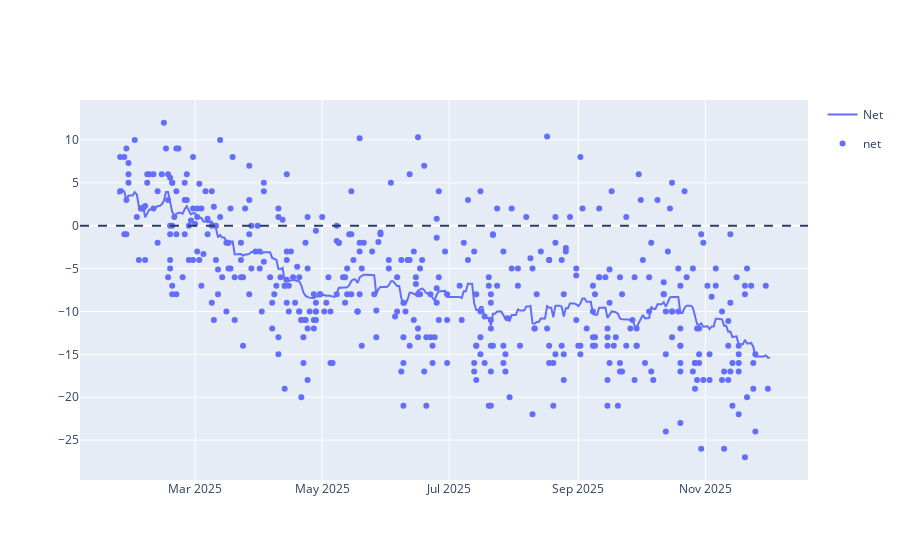

Source (notebook cell):
### Code cell
line = px.line(approval_avg, x='Date', y=['Net'])
scatter = px.scatter(polls_df[polls_df['end_date'] >= pd.to_datetime('2025-01-24')], x='end_date', y=['net'])
                     #trendline='lowess', trendline_options=dict(frac=0.2))
fig = go.Figure(data=line.data + scatter.data)
fig.add_hline(y=0, line_dash='dash')
fig.show()

### Figure 1 — Plotly figure (JSON) as saved in the notebook; plotly's stock layout.template omitted (floating-point values rounded to 4 significant figures; data arrays with more than 128 entries replaced by an {"elided": "..."} marker saying what was removed)
{"data": [{"hovertemplate": "variable=Net<br>Date=%{x}<br>value=%{y}<extra></extra>", "legendgroup": "Net", "line": {"color": "#636efa", "dash": "solid"}, "marker": {"symbol": "circle"}, "mode": "lines", "name": "Net", "orientation": "v", "showlegend": true, "type": "scatter", "x": {"elided": "314 str values"}, "xaxis": "x", "y": {"elided": "314 float values"}, "yaxis": "y"}, {"hovertemplate": "variable=net<br>end_date=%{x}<br>value=%{y}<extra></extra>", "legendgroup": "net", "marker": {"color": "#636efa", "symbol": "circle"}, "mode": "markers", "name": "net", "orientation": "v", "showlegend": true, "type": "scatter", "x": {"elided": "452 str values"}, "xaxis": "x", "y": {"elided": "452 float values"}, "yaxis": "y"}], "layout": {"shapes": [{"line": {"dash": "dash"}, "type": "line", "x0": 0, "x1": 1, "xref": "x domain", "y0": 0, "y1": 0, "yref": "y"}]}}
